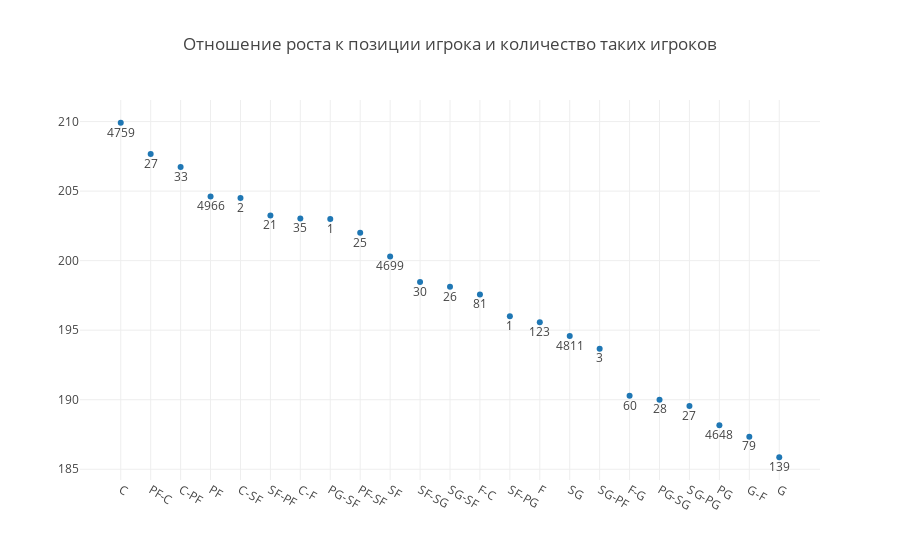

Notebook cell for this chart:
### Code cell
trace0 = go.Scatter(
    x=qqq.Pos,
    y=qqq.height,
    mode = 'markers+text',
    text = qqq.Quant,
    textposition='bottom'
)

data = [trace0]
layout = {'title': 'Отношение роста к позиции игрока и количество таких игроков'}

fig = go.Figure(data=data, layout=layout)

iplot(fig, show_link=False)

### Figure 1 — Plotly figure (JSON) as saved in the notebook; plotly's stock layout.template omitted (floating-point values rounded to 4 significant figures)
{"data": [{"mode": "markers+text", "text": [4759, 27, 33, 4966, 2, 21, 35, 1, 25, 4699, 30, 26, 81, 1, 123, 4811, 3, 60, 28, 27, 4648, 79, 139], "textposition": "bottom", "type": "scatter", "x": ["C", "PF-C", "C-PF", "PF", "C-SF", "SF-PF", "C-F", "PG-SF", "PF-SF", "SF", "SF-SG", "SG-SF", "F-C", "SF-PG", "F", "SG", "SG-PF", "F-G", "PG-SG", "SG-PG", "PG", "G-F", "G"], "y": [209.9, 207.7, 206.7, 204.6, 204.5, 203.2, 203.0, 203, 202, 200.3, 198.5, 198.1, 197.6, 196, 195.6, 194.6, 193.7, 190.3, 190, 189.6, 188.2, 187.3, 185.9]}], "layout": {"title": "Отношение роста к позиции игрока и количество таких игроков"}}
